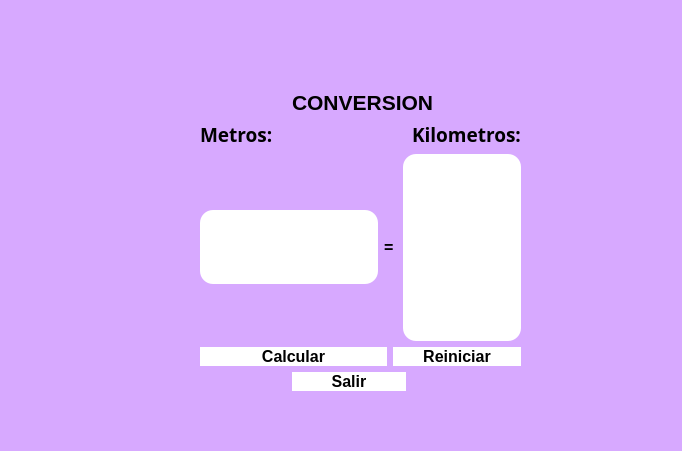
<?xml version="1.0" encoding="UTF-8"?>
<ui version="4.0">
 <class>MainWindow</class>
 <widget class="QMainWindow" name="MainWindow">
  <property name="geometry">
   <rect>
    <x>0</x>
    <y>0</y>
    <width>682</width>
    <height>451</height>
   </rect>
  </property>
  <property name="windowTitle">
   <string>MainWindow</string>
  </property>
  <property name="styleSheet">
   <string notr="true">background-color: rgb(97, 166, 156);
background-color: rgb(215, 169, 255);</string>
  </property>
  <widget class="QWidget" name="centralwidget">
   <widget class="QLabel" name="label_3">
    <property name="geometry">
     <rect>
      <x>0</x>
      <y>0</y>
      <width>171</width>
      <height>111</height>
     </rect>
    </property>
    <property name="text">
     <string/>
    </property>
    <property name="pixmap">
     <pixmap>../../Archivos/UAT.png</pixmap>
    </property>
    <property name="scaledContents">
     <bool>true</bool>
    </property>
   </widget>
   <widget class="QLabel" name="label_4">
    <property name="geometry">
     <rect>
      <x>490</x>
      <y>10</y>
      <width>161</width>
      <height>51</height>
     </rect>
    </property>
    <property name="text">
     <string/>
    </property>
    <property name="pixmap">
     <pixmap>../../Archivos/facultad_ingenieria_tampico.png</pixmap>
    </property>
    <property name="scaledContents">
     <bool>true</bool>
    </property>
   </widget>
   <widget class="QWidget" name="" native="true">
    <property name="geometry">
     <rect>
      <x>200</x>
      <y>90</y>
      <width>321</width>
      <height>301</height>
     </rect>
    </property>
    <layout class="QGridLayout" name="gridLayout">
     <item row="0" column="1" colspan="5">
      <widget class="QLabel" name="label_5">
       <property name="font">
        <font>
         <pointsize>16</pointsize>
         <weight>75</weight>
         <bold>true</bold>
        </font>
       </property>
       <property name="text">
        <string>CONVERSION </string>
       </property>
      </widget>
     </item>
     <item row="2" column="0" colspan="2" alignment="Qt::AlignVCenter">
      <widget class="QLineEdit" name="txt_metros">
       <property name="font">
        <font>
         <pointsize>48</pointsize>
        </font>
       </property>
       <property name="styleSheet">
        <string notr="true">background-color: rgb(255, 255, 255);
border-radius:13px;</string>
       </property>
       <property name="text">
        <string/>
       </property>
      </widget>
     </item>
     <item row="1" column="5">
      <widget class="QLabel" name="label_2">
       <property name="font">
        <font>
         <family>Rockwell Condensed</family>
         <weight>50</weight>
         <bold>false</bold>
        </font>
       </property>
       <property name="text">
        <string>&lt;html&gt;&lt;head/&gt;&lt;body&gt;&lt;p&gt;&lt;span style=&quot; font-size:14pt; font-weight:600;&quot;&gt;Kilometros:&lt;/span&gt;&lt;/p&gt;&lt;/body&gt;&lt;/html&gt;</string>
       </property>
      </widget>
     </item>
     <item row="1" column="0">
      <widget class="QLabel" name="label">
       <property name="font">
        <font>
         <family>Rockwell</family>
        </font>
       </property>
       <property name="text">
        <string>&lt;html&gt;&lt;head/&gt;&lt;body&gt;&lt;p&gt;&lt;span style=&quot; font-size:14pt; font-weight:600;&quot;&gt;Metros:&lt;/span&gt;&lt;/p&gt;&lt;/body&gt;&lt;/html&gt;</string>
       </property>
      </widget>
     </item>
     <item row="2" column="4" colspan="2">
      <widget class="QTextEdit" name="txt_km">
       <property name="font">
        <font>
         <pointsize>14</pointsize>
        </font>
       </property>
       <property name="styleSheet">
        <string notr="true">background-color: rgb(255, 255, 255);
border-radius:13px;</string>
       </property>
       <property name="html">
        <string>&lt;!DOCTYPE HTML PUBLIC &quot;-//W3C//DTD HTML 4.0//EN&quot; &quot;http://www.w3.org/TR/REC-html40/strict.dtd&quot;&gt;
&lt;html&gt;&lt;head&gt;&lt;meta name=&quot;qrichtext&quot; content=&quot;1&quot; /&gt;&lt;style type=&quot;text/css&quot;&gt;
p, li { white-space: pre-wrap; }
&lt;/style&gt;&lt;/head&gt;&lt;body style=&quot; font-family:'MS Shell Dlg 2'; font-size:14pt; font-weight:400; font-style:normal;&quot;&gt;
&lt;p style=&quot;-qt-paragraph-type:empty; margin-top:0px; margin-bottom:0px; margin-left:0px; margin-right:0px; -qt-block-indent:0; text-indent:0px; font-size:8.25pt;&quot;&gt;&lt;br /&gt;&lt;/p&gt;&lt;/body&gt;&lt;/html&gt;</string>
       </property>
      </widget>
     </item>
     <item row="3" column="0" colspan="3">
      <widget class="QPushButton" name="btn_calcular">
       <property name="font">
        <font>
         <pointsize>12</pointsize>
         <weight>75</weight>
         <bold>true</bold>
        </font>
       </property>
       <property name="styleSheet">
        <string notr="true">background-color: #F39C12;
background-color: rgb(255, 255, 255);
border-radius:13px;
</string>
       </property>
       <property name="text">
        <string>Calcular</string>
       </property>
      </widget>
     </item>
     <item row="3" column="3" colspan="3">
      <widget class="QPushButton" name="btn_reiniciar">
       <property name="font">
        <font>
         <pointsize>12</pointsize>
         <weight>75</weight>
         <bold>true</bold>
        </font>
       </property>
       <property name="styleSheet">
        <string notr="true">
background-color: rgb(255, 255, 255);
border-radius:13px;
</string>
       </property>
       <property name="text">
        <string>Reiniciar</string>
       </property>
      </widget>
     </item>
     <item row="4" column="1" colspan="4">
      <widget class="QPushButton" name="btn_salir">
       <property name="font">
        <font>
         <pointsize>12</pointsize>
         <weight>75</weight>
         <bold>true</bold>
        </font>
       </property>
       <property name="styleSheet">
        <string notr="true">
background-color: rgb(255, 255, 255);
border-radius:13px;
</string>
       </property>
       <property name="text">
        <string>Salir</string>
       </property>
      </widget>
     </item>
     <item row="2" column="2" colspan="2">
      <widget class="QLabel" name="label_7">
       <property name="text">
        <string>&lt;html&gt;&lt;head/&gt;&lt;body&gt;&lt;p&gt;&lt;span style=&quot; font-size:12pt; font-weight:600;&quot;&gt;=&lt;/span&gt;&lt;/p&gt;&lt;/body&gt;&lt;/html&gt;</string>
       </property>
      </widget>
     </item>
    </layout>
   </widget>
  </widget>
  <widget class="QMenuBar" name="menubar">
   <property name="geometry">
    <rect>
     <x>0</x>
     <y>0</y>
     <width>682</width>
     <height>21</height>
    </rect>
   </property>
  </widget>
  <widget class="QStatusBar" name="statusbar"/>
 </widget>
 <resources>
  <include location="../../Archivos/Recursos.qrc"/>
 </resources>
 <connections/>
</ui>
